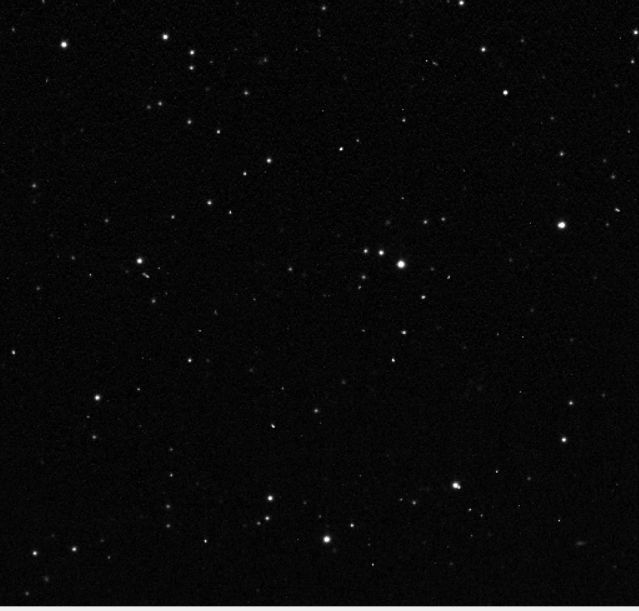
#> input picture 2019day129-12.PNG, 639 x 611 px, found by its file name
$ python tetame.py
#> lines starting #> are read from the running program, lines starting #| are printed output that depends on the picture; after the words box and inside, x2 and y2 are one past the last pixel; in counts of white or black regions, pixels touching at a corner belong together
#> further down, src is the input picture: shape (611, 639, 3); min 0, max 255, mean 9.2
#> (printed output is left out)
from __future__ import print_function
import cv2 as cv
import numpy as np
import argparse
import random as rng
import matplotlib.pyplot as plt
from astropy.io import fits


rng.seed(12345)
def thresh_callback(val, image):
#> called with val = 100
    threshold = val
    canny_output = cv.Canny(image, threshold, threshold * 2)
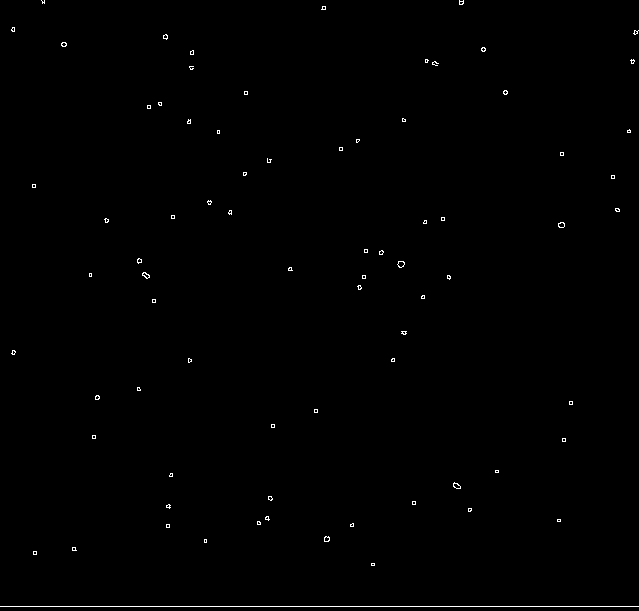
#> canny_output: shape (611, 639); 0.42% white in thin lines or dots
    z = canny_output
    contours, hierachy = cv.findContours(canny_output, cv.RETR_TREE, cv.CHAIN_APPROX_SIMPLE)
#> contours = 149 contours, 141 with area under 20; largest, box (x1, y1, x2, y2) and area: (397, 261, 405, 268) 32, (453, 482, 461, 489) 28, (397, 261, 405, 268) 28, (558, 222, 565, 228) 27, (142, 272, 150, 279) 26, (453, 483, 461, 489) 23, (324, 536, 330, 542) 22, (558, 222, 565, 228) 22
    contours_poly = [None] * len(contours)
#> contours_poly = 149 items
    boundRect = [None] * len(contours)
#> boundRect = 149 items
    centers = [None] * len(contours)
#> centers = 149 items
    radius = [None] * len(contours)
#> radius = 149 items
    for i, c in enumerate(contours):
        contours_poly[i] = cv.approxPolyDP(c, 3, True)
        boundRect[i] = cv.boundingRect(contours_poly[i])
        centers[i], radius[i] = cv.minEnclosingCircle(contours_poly[i])
#> this loop made 149 passes
#> c on passes 1, 2, 4, 8, 12, 18, 26, 34, 36, 38, 40, 42: [[0, 606], [638, 606]], [[371, 563], [371, 565], [374, 565], [374, 563]], [[33, 551], [33, 554], [36, 554], [36, 551]], [[204, 539], [204, 542], [206, 542], [206, 539]], [[166, 524], [166, 527], [169, 527], [169, 524]], [[557, 519], [557, 521], [560, 521], [560, 519]], [[412, 501], [412, 504], [415, 504], [415, 501]], [[495, 470], [495, 472], [498, 472], [498, 470]], [[562, 438], [562, 441], [565, 441], [565, 438]], [[92, 435], [92, 438], [95, 438], [95, 435]], [[271, 424], [271, 427], [274, 427], [274, 424]], [[314, 409], [314, 412], [317, 412], [317, 409]]
#> after the loop, boundRect = 149 items, first 6: (0, 606, 639, 1), (371, 563, 4, 3), (371, 564, 1, 1), (33, 551, 4, 4), (33, 552, 4, 2), (72, 547, 5, 4); centers = 149 pairs, first value 12.5 to 635.5, second value 1.5 to 606; contours_poly = 149 contours, 147 with area under 20; largest, box (x1, y1, x2, y2) and area: (398, 261, 405, 267) 25, (558, 222, 565, 228) 21; radius = 149 values, max 319 at index 0, min 0.0001 at index 2, mean 4.07
    return z, centers


src = cv.imread(r"C:\Users\adity\OneDrive\Desktop\NasaSpaceApps\2019day129-12.PNG")
print(src)
img1 = cv.cvtColor(src, cv.COLOR_BGR2GRAY)
img1 = cv.blur(src, (3, 3))


thresh = 100  # initial threshold

z1, c1 = thresh_callback(thresh, img1)
#> c1 has the same summary as centers in thresh_callback
changed_objects_initial = []
changed_objects_final = []

c1 = list(set(c1))
#> c1 = 114 pairs, first value 12.5 to 635.5, second value 1.5 to 606


plt.figure()
plt.imshow(z1, cmap='gray')
plt.colorbar()

for i in c1:
    plt.plot(i[0], i[1], 'oc')
#> this loop made 114 passes
#> i on passes 1 to 12: (269.5, 498), (139.5, 260), (244, 173.5), (42.5, 1.5), (380.5, 252), (289.5, 268.5), (442.5, 218.5), (634.5, 31.5), (424.5, 221.5), (561.5, 153.5), (188.5, 121.5), (188.5, 359.5)

plt.savefig(r'C:\Users\adity\OneDrive\Desktop\NasaSpaceApps\init7.png')
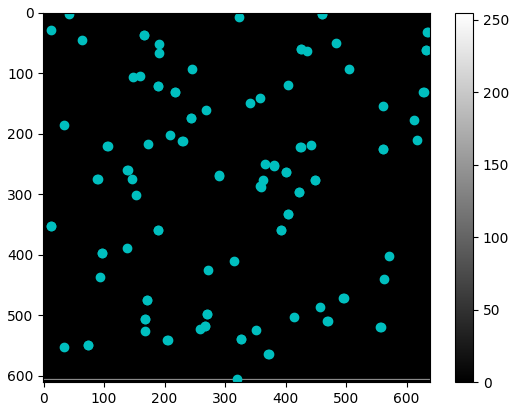
#> figure drawn by matplotlib, 2 panels

$ run again, with 2019day129-10.PNG copied over 2019day129-12.PNG
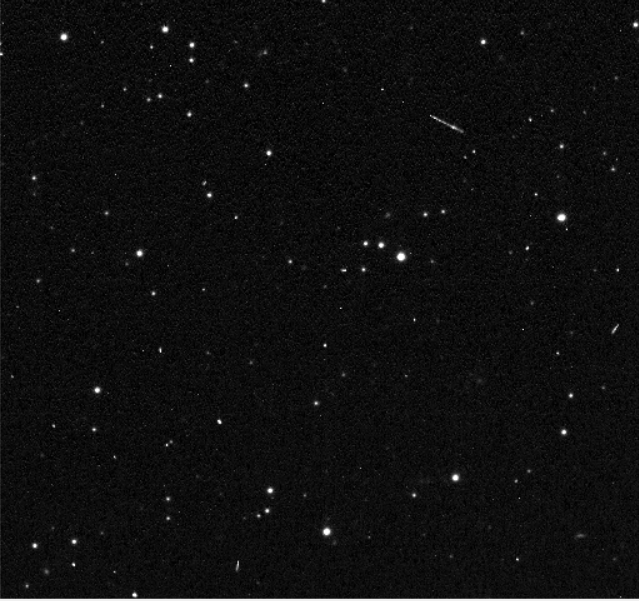
#> input picture 2019day129-10.PNG, 639 x 601 px, found by its file name
#> src is the input picture: shape (601, 639, 3); min 0, max 255, mean 14.9
#> (printed output is left out)
#> in thresh_callback, `canny_output = cv.Canny(image, threshold, threshold * 2)`:
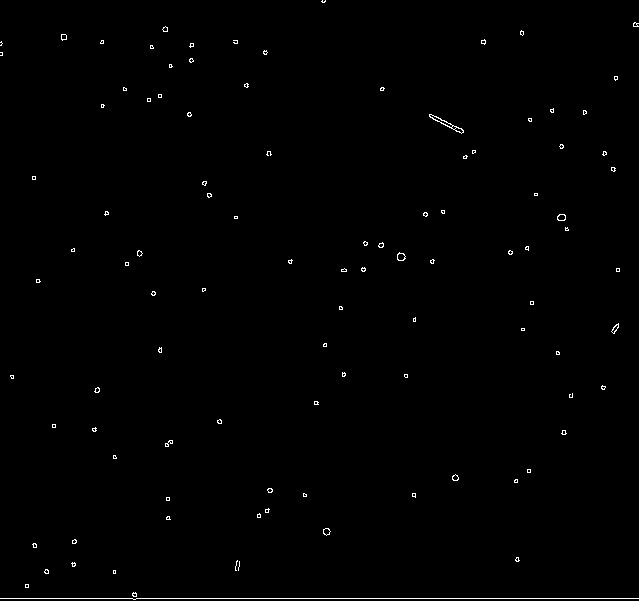
#> canny_output: shape (601, 639); 0.55% white in thin lines or dots
#> contours = 198 contours, 182 with area under 20; largest, box (x1, y1, x2, y2) and area: (429, 114, 464, 134) 126, (429, 114, 453, 128) 64, (397, 252, 406, 261) 50, (557, 214, 566, 221) 44, (397, 253, 406, 261) 42
#> in thresh_callback, `contours_poly = [None] * len(contours)`: contours_poly = 198 items
#> the loop in thresh_callback, `for i, c in enumerate(contours):` made 198 passes
#> c on passes 4, 6, 28: [[25, 584], [25, 587], [28, 587], [28, 584]], [[113, 570], [113, 573], [115, 573], [115, 570]], [[166, 497], [166, 500], [169, 500], [169, 497]]
#> after the loop in thresh_callback, `for i, c in enumerate(contours):`: boundRect = 198 items, first 6: (0, 598, 639, 1), (133, 592, 4, 5), (132, 594, 5, 2), (25, 584, 4, 4), (25, 585, 4, 2), (113, 570, 3, 4); centers = 198 pairs, first value 0.5 to 635.5, second value 0.5 to 598; contours_poly = 198 contours, 194 with area under 20; largest, box (x1, y1, x2, y2) and area: (397, 252, 406, 261) 38, (557, 214, 566, 221) 33, (397, 253, 406, 261) 31, (323, 528, 330, 535) 28; radius = 198 values, max 319 at index 0, min 0.0001 at index 6, mean 3.86
#> `z1, c1 = thresh_callback(thresh, img1)`: c1 has the same summary as centers in thresh_callback
#> `c1 = list(set(c1))`: c1 = 151 pairs, first value 0.5 to 635.5, second value 0.5 to 598
#> the loop `for i in c1:` made 151 passes
#> i on passes 1 to 3: (400.9, 256.7), (167.5, 517.5), (204, 183)
#> `plt.savefig(r'C:\Users\adity\OneDrive\Desktop\NasaSpaceApps\init7.png')`:
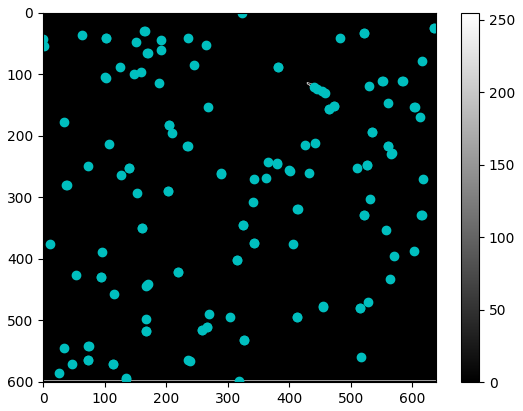
#> figure drawn by matplotlib, 2 panels

$ run again, with 2019day129-11.PNG copied over 2019day129-12.PNG
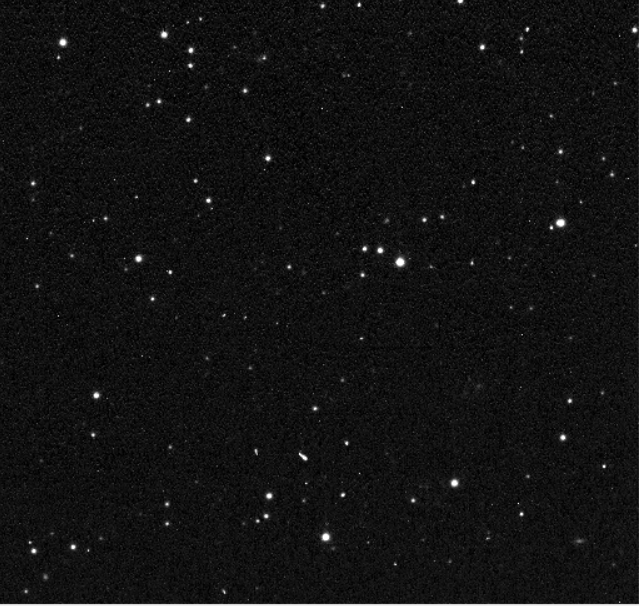
#> input picture 2019day129-11.PNG, 639 x 606 px, found by its file name
#> src is the input picture: shape (606, 639, 3); min 0, max 255, mean 18
#> (printed output is left out)
#> in thresh_callback, `canny_output = cv.Canny(image, threshold, threshold * 2)`:
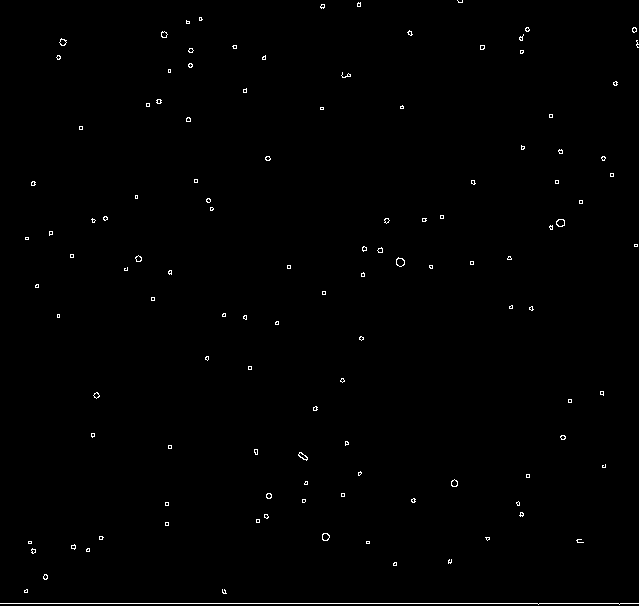
#> canny_output: shape (606, 639); 0.59% white in thin lines or dots
#> contours = 228 contours, 210 with area under 20; largest, box (x1, y1, x2, y2) and area: (396, 257, 405, 267) 56, (556, 219, 565, 227) 50, (396, 258, 405, 267) 48, (322, 533, 330, 541) 43, (556, 219, 565, 227) 42
#> in thresh_callback, `contours_poly = [None] * len(contours)`: contours_poly = 228 items
#> the loop in thresh_callback, `for i, c in enumerate(contours):` made 228 passes
#> c on passes 16, 18, 27: [[366, 541], [366, 543], [369, 543], [369, 541]], [[28, 541], [28, 543], [31, 543], [31, 541]], [[165, 522], [165, 525], [168, 525], [168, 522]]
#> after the loop in thresh_callback, `for i, c in enumerate(contours):`: boundRect = 228 items, first 6: (0, 603, 639, 1), (222, 589, 5, 5), (24, 589, 4, 4), (25, 589, 2, 4), (44, 574, 3, 6), (45, 574, 1, 6); centers = 228 pairs, first value 25 to 637, second value 1 to 603; contours_poly = 228 contours, 221 with area under 20; largest, box (x1, y1, x2, y2) and area: (396, 257, 405, 267) 42, (556, 219, 565, 227) 38, (396, 258, 405, 267) 35, (322, 533, 330, 541) 32, (556, 219, 565, 227) 30, (59, 38, 67, 46) 28, (322, 533, 330, 541) 26; radius = 228 values, max 319 at index 0, min 0.0001 at index 16, mean 3.49
#> `z1, c1 = thresh_callback(thresh, img1)`: c1 has the same summary as centers in thresh_callback
#> `c1 = list(set(c1))`: c1 = 179 pairs, first value 25 to 637, second value 1 to 603
#> the loop `for i in c1:` made 179 passes
#> i on passes 1 to 3: (249.5, 367.5), (93.5, 220.5), (188.5, 119)
#> `plt.savefig(r'C:\Users\adity\OneDrive\Desktop\NasaSpaceApps\init7.png')`:
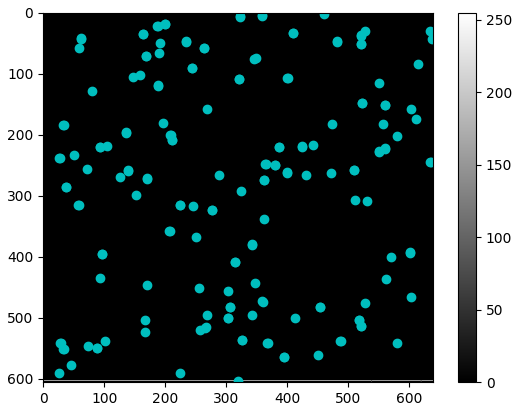
#> figure drawn by matplotlib, 2 panels

$ run again, with 2019day129-6.PNG copied over 2019day129-12.PNG
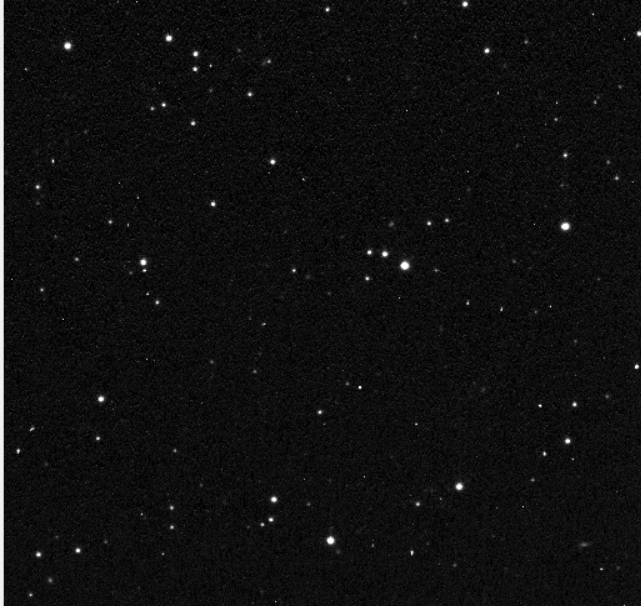
#> input picture 2019day129-6.PNG, 641 x 606 px, found by its file name
#> src is the input picture: shape (606, 641, 3); min 0, max 255, mean 15.8
#> (printed output is left out)
#> in thresh_callback, `canny_output = cv.Canny(image, threshold, threshold * 2)`:
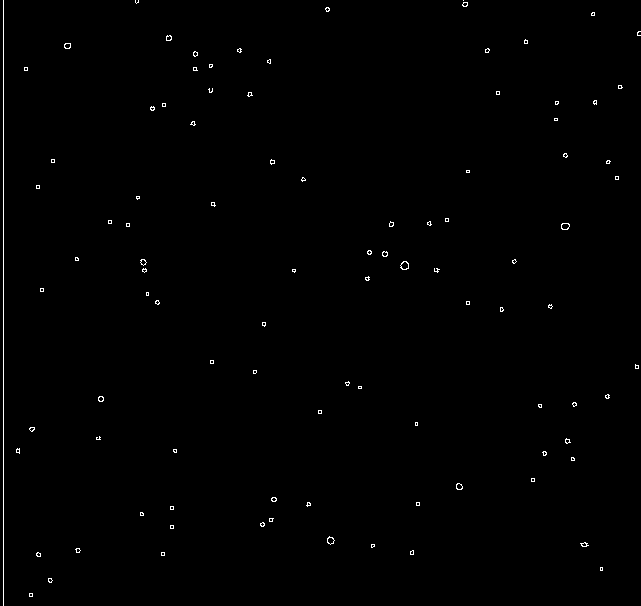
#> canny_output: shape (606, 641); 0.5% white in thin lines or dots
#> contours = 189 contours, 175 with area under 20; largest, box (x1, y1, x2, y2) and area: (400, 261, 409, 270) 52, (561, 223, 570, 230) 44, (400, 261, 409, 270) 43, (327, 536, 335, 545) 38, (561, 223, 570, 230) 38
#> in thresh_callback, `contours_poly = [None] * len(contours)`: contours_poly = 189 items
#> the loop in thresh_callback, `for i, c in enumerate(contours):` made 189 passes
#> c on passes 1, 5, 7: [[29, 593], [29, 596], [32, 596], [32, 593]], [[600, 567], [600, 570], [602, 570], [602, 567]], [[161, 552], [161, 555], [164, 555], [164, 552]]
#> after the loop in thresh_callback, `for i, c in enumerate(contours):`: boundRect = 189 items, first 6: (29, 593, 4, 4), (29, 594, 4, 2), (48, 578, 4, 5), (48, 579, 5, 2), (600, 567, 3, 4), (600, 568, 1, 1); centers = 189 pairs, first value 3 to 639, second value 0 to 594.5; contours_poly = 189 contours, 184 with area under 20; largest, box (x1, y1, x2, y2) and area: (561, 223, 570, 230) 34, (400, 261, 409, 270) 32, (561, 223, 570, 230) 27, (400, 261, 409, 269) 26, (64, 43, 71, 49) 23; radius = 189 values, max 302.5 at index 188, min 0.0001 at index 5, mean 3.64
#> `z1, c1 = thresh_callback(thresh, img1)`: c1 has the same summary as centers in thresh_callback
#> `c1 = list(set(c1))`: c1 = 141 pairs, first value 3 to 639, second value 0 to 594.5
#> the loop `for i in c1:` made 141 passes
#> i on passes 1 to 8: (262, 524), (194.5, 68.5), (77.5, 550), (263, 324), (143, 261.5), (487, 50.5), (263.5, 323.5), (486.5, 50)
#> `plt.savefig(r'C:\Users\adity\OneDrive\Desktop\NasaSpaceApps\init7.png')`:
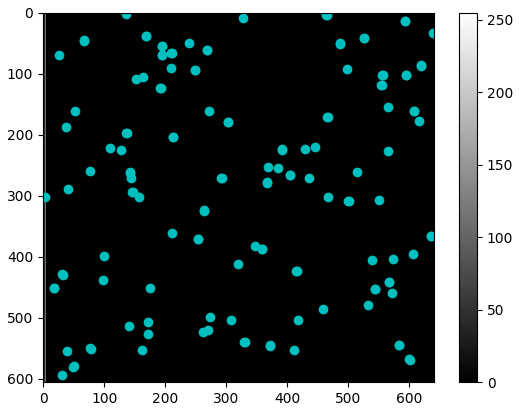
#> figure drawn by matplotlib, 2 panels
